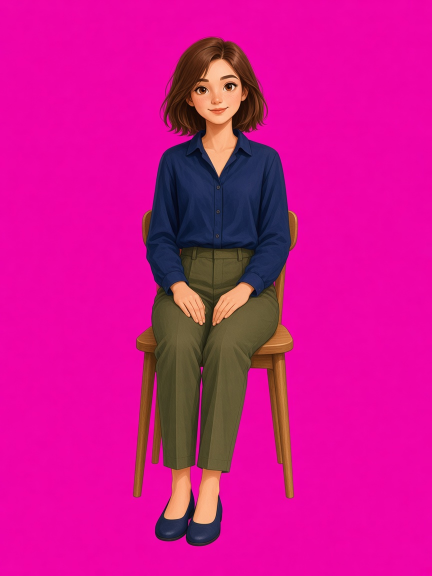
#> input picture src/Packs/Content/KitPlatform.Packs.Content.Application/VisualIntelligence/Masters/lan-sit.jpg, 864 x 1152 px (shown at 1/2 size)
$ python -i moc_mat.py   (imports and definitions only)
#> lines starting #> are read from the running program, lines starting #| are printed output that depends on the picture
"""Dò 68 điểm mốc mặt (OpenCV LBF) trên ảnh mặt gốc và ảnh chụp thẳng mặt mô hình 3D, lưu
data/do_dac/<Ma>_moc_mat.json cho chieu_mat dùng (máy dựng phim không cần cài OpenCV).

Chạy (Python có opencv-contrib, KHÔNG phải trong Blender):
    python moc_mat.py --lbf lbfmodel.yaml --haar haarcascade_frontalface_default.xml --anh <thư mục ảnh> --mo_hinh <thư mục ảnh chụp mô hình .npy> Ma ...
Ảnh chụp mô hình: <Ma>.npy (R x R x 3) do chieu_mat_nv.py --chup ghi ra.
Thứ tự 68 điểm theo chuẩn iBUG: 0-16 đường hàm, 17-26 lông mày, 27-35 mũi, 36-47 mắt, 48-67 miệng.
"""
import argparse
import json
import os

import cv2
import numpy as np
from PIL import Image

R = 800


def panel(path, cot=0, hang=0, so_cot=3, so_hang=2):
#> called with cot = 0, hang = 0, so_cot = 3, so_hang = 2
    im = Image.open(path).convert("RGB")
#> im is the input picture: PIL image 864x1152 RGB; mean R, G, B 207.3, 18.2, 143.1
    W, H = im.size
#> W = 864; H = 1152
    pw, ph = W / so_cot, H / so_hang
#> pw = 288; ph = 576
    side = min(pw, ph)
#> side = 288
    x0 = cot * pw + pw / 2 - side / 2
#> x0 = 0
    y0 = hang * ph
#> y0 = 0
    return np.array(im.crop((int(round(x0)), int(round(y0)), int(round(x0 + side)), int(round(y0 + side)))).resize((R, R), Image.BILINEAR))
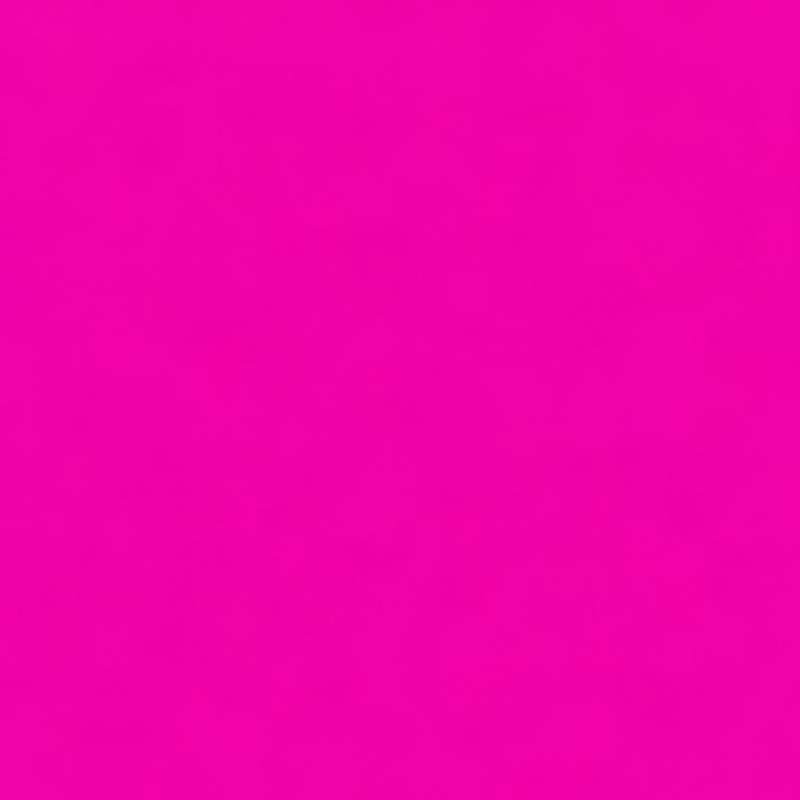
#> returned value: shape (800, 800, 3); mean of channels 0, 1, 2 239.5, 3.3, 166.2; drawn as R, G, B


def detect(a, fm, hc):
    g = cv2.cvtColor(a.astype(np.uint8), cv2.COLOR_RGB2GRAY)
    faces = hc.detectMultiScale(g, 1.1, 3, minSize=(R // 4, R // 4))
    if len(faces) == 0:
        return None
    f = max(faces, key=lambda r: r[2] * r[3])
    ok, lm = fm.fit(g, np.array([f], dtype=np.int32))
    return np.array(lm[0]).reshape(-1, 2) if ok else None


# [25 lines not run here, left out]

>>> result = panel('../../src/Packs/Content/KitPlatform.Packs.Content.Application/VisualIntelligence/Masters/lan-sit.jpg')
